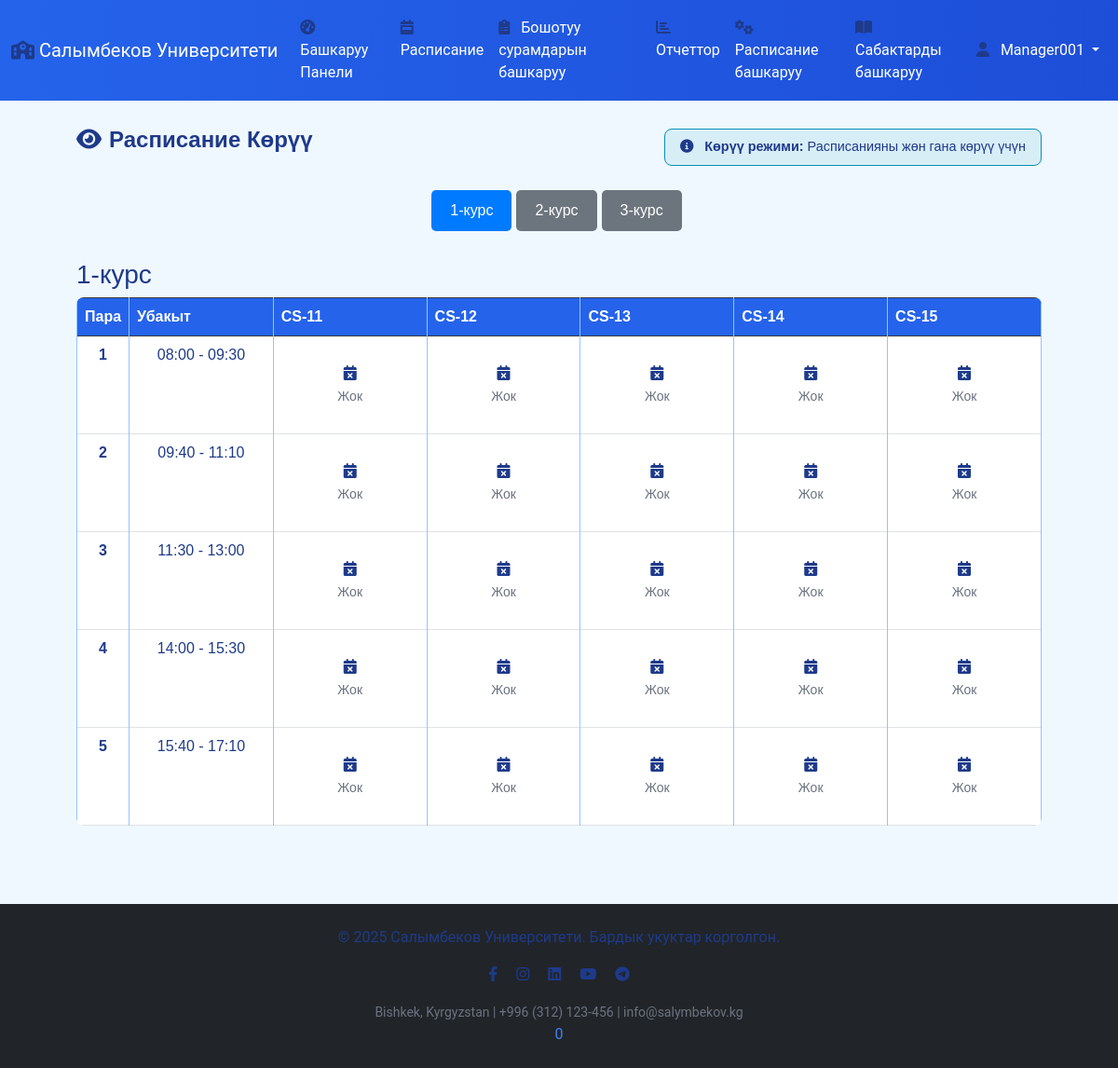
/ky/schedule/edit/ (signed in), run on an earlier commit of the app's database.
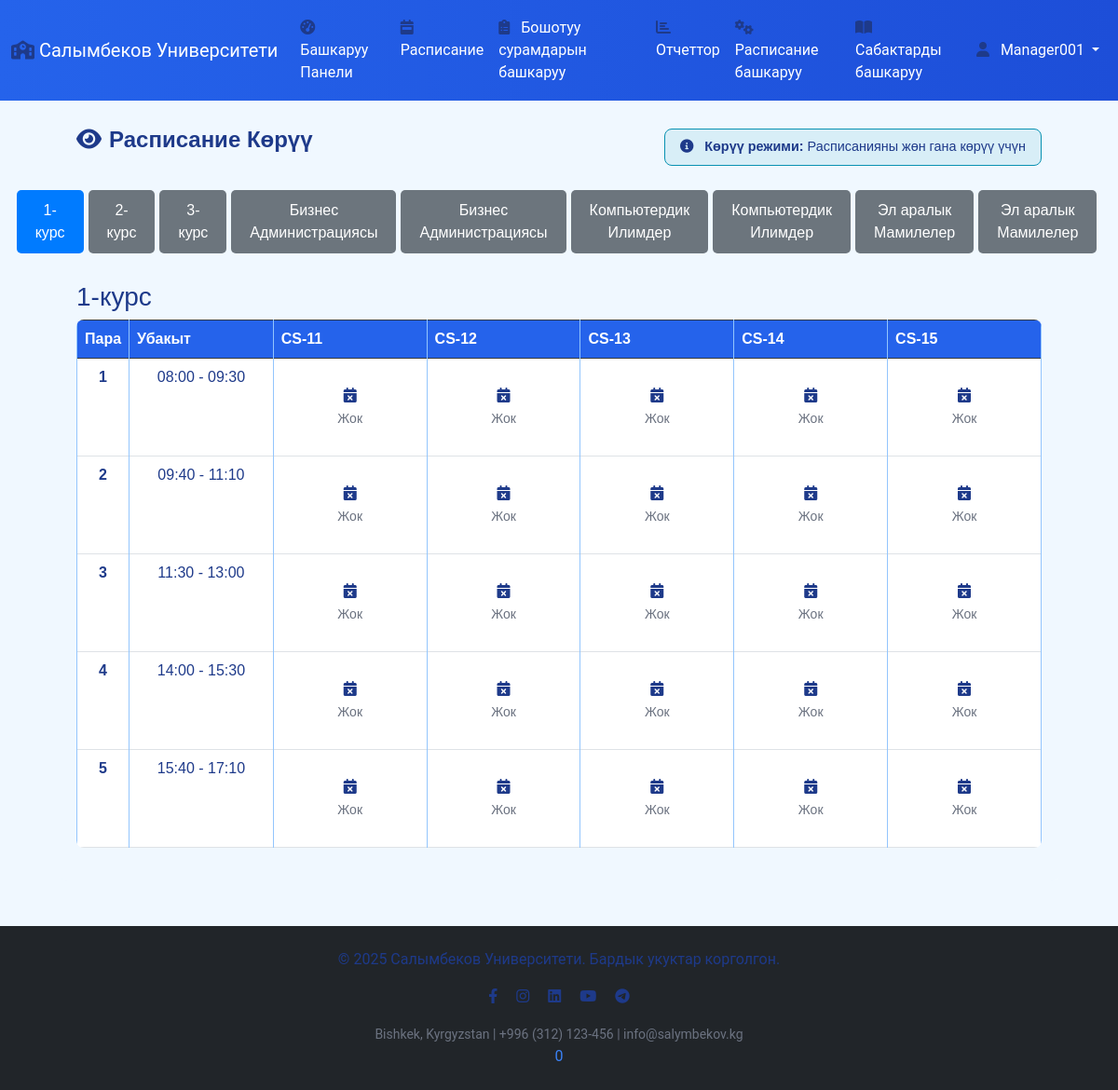
And on a later commit of the database.
### core/models.py (models this page shows, shortened)
class Course(models.Model):
    name = models.CharField(max_length=100)
    year = models.IntegerField()
    faculty = models.CharField(max_length=100, blank=True, null=True)  # Факультет
    class Meta:
        ordering = ['year', 'name']

class Group(models.Model):
    name = models.CharField(max_length=100)
    course = models.ForeignKey(Course, on_delete=models.CASCADE, default=1)
    capacity = models.IntegerField(default=25)  # Группадагы студенттердин саны
    class Meta:
        ordering = ['course__year', 'name']

### core/views.py (the view)
# urls.py: path('schedule/edit/', views.schedule_edit, name='schedule_edit'),
@login_required
@login_required
def schedule_edit(request):
    profile = UserProfile.objects.get(user=request.user)
    if profile.role not in ['MANAGER', 'ADMIN']:
        messages.error(request, _('This function is for managers and administrators only.'))
        return redirect('dashboard')
    schedules = Schedule.objects.all()  # Бардык расписаниелер
    courses = Course.objects.all()
    periods = []
    times = [
        ('08:00', '09:30'),
        ('09:40', '11:10'),
        ('11:30', '13:00'),
        ('14:00', '15:30'),
        ('15:40', '17:10')
    ]
    for i, (start, end) in enumerate(times, 1):
        from datetime import datetime
        start_time = datetime.strptime(start, '%H:%M').time()
        end_time = datetime.strptime(end, '%H:%M').time()
        periods.append({
            'period': i,
            'start_time': start_time,
            'end_time': end_time
        })
    context = {
        'courses': courses,
        'active_course': courses.first() if courses.exists() else None,
        'periods': periods,
        'schedules': schedules,
        'view_only': True,  # Көрүү режими белгиси
    }
    return render(request, 'schedule_edit.html', context)

### attendance_system/context_processors.py (called while the page is built)
def site_config(request):
    try:
        return {
            'SITE_NAME': getattr(settings, 'SITE_NAME', 'Salymbekov University'),
            'UNIVERSITY_INFO': getattr(settings, 'UNIVERSITY_INFO', {}),
            'SYSTEM_CONFIG': getattr(settings, 'SYSTEM_CONFIG', {}),
            'LANGUAGE_CONFIG': getattr(settings, 'LANGUAGE_CONFIG', {}),
            'THEME_CONFIG': getattr(settings, 'THEME_CONFIG', {}),
            'ACADEMIC_CONFIG': getattr(settings, 'ACADEMIC_CONFIG', {}),
            'SOCIAL_MEDIA': getattr(settings, 'SOCIAL_MEDIA', {}),
            'FOOTER_CONFIG': getattr(settings, 'FOOTER_CONFIG', {}),
        }
    except Exception as e:
        return {
            'SITE_NAME': 'Salymbekov University',
            'UNIVERSITY_INFO': {'name': 'Salymbekov University'},
            'SYSTEM_CONFIG': {'version': '1.0.0'},
        }

### core/templatetags/schedule_filters.py (called while the page is built, shortened)
@register.filter
def filter_schedule(schedules, args):
    try:
        if isinstance(args, str) and ',' in args:
            group_id, period = args.split(',')
        else:
            return None
    except (ValueError, AttributeError, TypeError, IndexError):
        return None

### templates/schedule_edit.html (shortened to what this page needs)
{% extends 'base.html' %}
{% load static %}
{% load schedule_filters %}
{% block content %}
<div class="timetable-container">
    <div class="d-flex justify-content-between align-items-center mb-4">
        <h2 class="timetable-title"><i class="fas fa-eye me-2"></i>Расписание Көрүү</h2>
        <div class="alert alert-info mb-0 py-2 px-3">
            <i class="fas fa-info-circle me-2"></i>
            <strong>Көрүү режими:</strong> Расписанияны жөн гана көрүү үчүн
        </div>
    </div>
    <div class="course-selector">
        {% for course in courses %}
        <button class="course-btn {% if forloop.first %}active-course-btn{% endif %}"
                onclick="showCourseTable({{ course.id }})">
            {{ course.name }}
        </button>
        {% endfor %}
    </div>
    {% for course in courses %}
    <div id="course-{{ course.id }}" class="course-table" style="display: {% if forloop.first %}block{% else %}none{% endif %}">
        <h3>{{ course.name }}</h3>
        <div class="table-responsive">
            <table class="table table-bordered table-hover view-only-table">
                <thead class="table-dark">
                    <tr>
                        <th width="5%">Пара</th>
                        <th width="15%">Убакыт</th>
                        {% for group in course.group_set.all %}
                        <th width="{% widthratio 80 course.group_set.all|length 1 %}%">{{ group.name }}</th>
                        {% endfor %}
                    </tr>
                </thead>
                <tbody>
                    {% for period in periods %}
                    <tr>
                        <td class="text-center fw-bold">{{ forloop.counter }}</td>
                        <td class="text-center">{{ period.start_time|time:"H:i" }} - {{ period.end_time|time:"H:i" }}</td>
                        {% for group in course.group_set.all %}
                        <td class="schedule-cell">
                            {% with schedule=schedules|filter_schedule:group.id|add:','|add:forloop.counter %}
                            {% if schedule %}
                            <div class="schedule-info">
                                <div class="subject-name text-primary fw-bold">
                                    <i class="fas fa-book me-1"></i>{{ schedule.subject.subject_name|default:"Сабак аты жок" }}
                                </div>
                                <div class="teacher-name text-success">
                                    <i class="fas fa-user-tie me-1"></i>{{ schedule.subject.teacher.name|default:"Мугалим жок" }}
                                </div>
                                <div class="room-info text-info">
                                    <i class="fas fa-door-open me-1"></i>{{ schedule.room|default:"Кабинет жок" }}
                                </div>
                            </div>
                            {% else %}
                            <div class="no-schedule text-muted text-center">
                                <i class="fas fa-calendar-times"></i><br>
                                <small>Жок</small>
                            </div>
                            {% endif %}
                            {% endwith %}
                        </td>
                        {% endfor %}
                    </tr>
                    {% endfor %}
                </tbody>
            </table>
        </div>
    </div>
    {% endfor %}
</div>
{% endblock %}

What changed in the data, as far as the page shows it:
added Course: name "Бизнес Администрациясы", shown under "Расписание Көрүү"
added Course: name "Бизнес Администрациясы", shown under "Расписание Көрүү"
added Course: name "Компьютердик Илимдер", shown under "Расписание Көрүү"
added Course: name "Компьютердик Илимдер", shown under "Расписание Көрүү"
added Course: name "Эл аралык Мамилелер", shown under "Расписание Көрүү"
added Course: name "Эл аралык Мамилелер", shown under "Расписание Көрүү"
